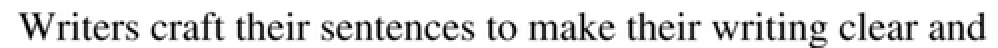
#> input picture practice/images/text.png, 499 x 24 px (shown 2 times larger)
$ python count_words.py
#> lines starting #> are read from the running program, lines starting #| are printed output that depends on the picture; after the words box and inside, x2 and y2 are one past the last pixel; in counts of white or black regions, pixels touching at a corner belong together
# [44 lines of commented-out code are left out]


import cv2 as cv
import numpy as np

image = cv.imread("images/text.png", 0) # only works in grayscale
#> image is the input picture: shape (24, 499); min 0, max 255, mean 220.2

_, binary = cv.threshold(image, 150, 255, cv.THRESH_BINARY_INV)
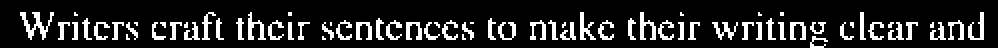
#> binary: shape (24, 499) (shown 2 times larger); 14.5% white in thin lines or dots, all inside (x1, y1, x2, y2) = (10, 6, 492, 24)
cv.imshow("mask", binary)

kernel = np.ones((5,5))

dilated = cv.dilate(binary, kernel, iterations=1) # only works for white regions
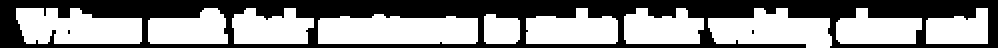
#> dilated: shape (24, 499) (shown 2 times larger); 53.7% white; 3 black regions (2 under 20 px)
cv.imshow("dilated", dilated)

contours, _  = cv.findContours(dilated, cv.RETR_EXTERNAL, cv.CHAIN_APPROX_SIMPLE)
#> contours = 10 contours; largest, box (x1, y1, x2, y2) and area: (159, 7, 239, 22) 973, (8, 4, 71, 22) 819, (354, 4, 416, 24) 789, (263, 4, 309, 22) 579, (312, 4, 352, 22) 522
print(f"The number of strings are {len(contours)}")
#| The number of strings are 10

cv.waitKey(0)
cv.destroyAllWindows()

$ run again, with practice/images/road.jpg saved as practice/images/text.png
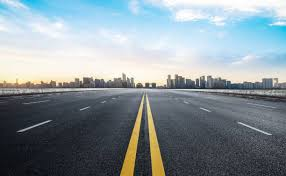
#> input picture practice/images/road.jpg, 286 x 176 px
#> `_, binary = cv.threshold(image, 150, 255, cv.THRESH_BINARY_INV)`:
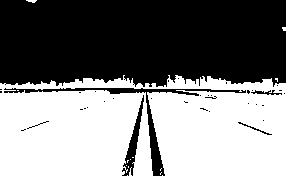
#> binary: shape (176, 286); 49.7% white; 15 white regions (13 under 20 px), largest, box (x1, y1, x2, y2) and area: (0, 75, 286, 176) 24956, (26, 0, 37, 3) 22
#> `dilated = cv.dilate(binary, kernel, iterations=1)`:
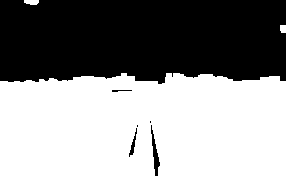
#> dilated: shape (176, 286); 55.2% white; 6 black regions (2 under 20 px)
#> contours = 3 contours; box (x1, y1, x2, y2) and area: (0, 73, 286, 176) 27342, (24, 0, 39, 5) 47, (280, 25, 286, 33) 34
#| The number of strings are 3
